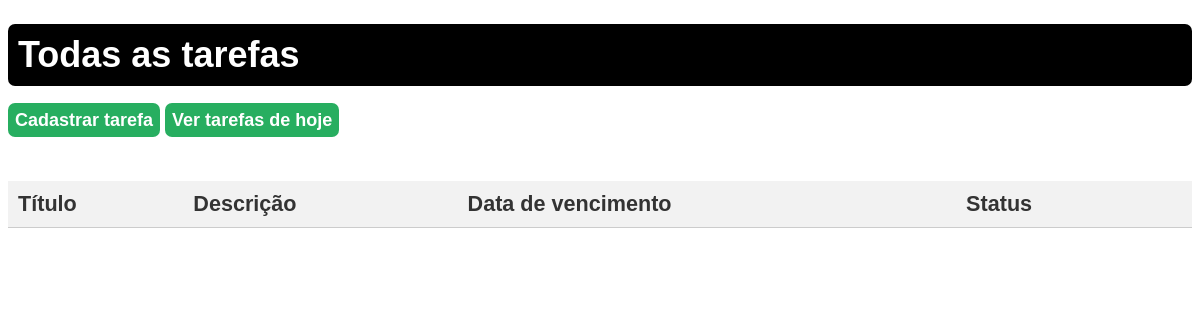
The page /tarefas/ on the database as committed earlier.
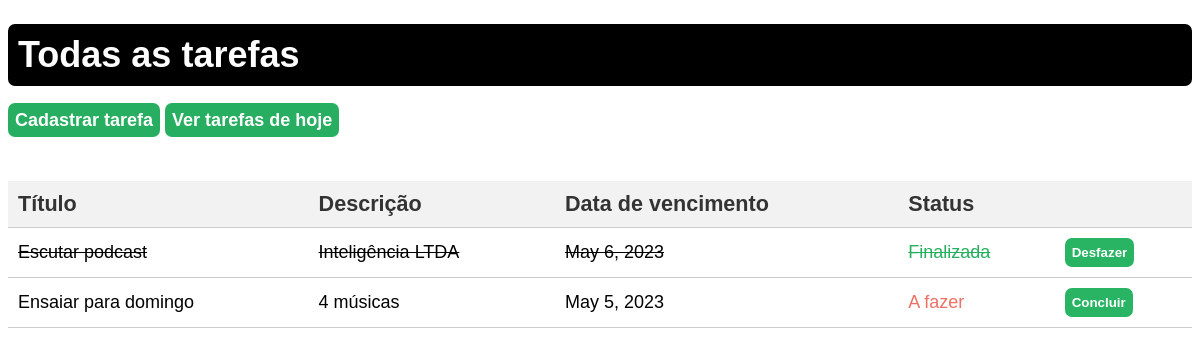
The same page on the database as committed later.
### tasksapp/models.py (models this page shows, shortened)
class TaskModel(models.Model):
    title = models.CharField(max_length=256)
    description = models.TextField(blank=True, null=True)
    due_date = models.DateField(blank=True, null=True)
    completed = models.BooleanField(default=False)

### tasksapp/views.py (the view)
# urls.py: path('tarefas/', views.all_tasks)
def all_tasks(request):
    tasks = TaskModel.objects.all()
    return render(request, 'tasksapp/tasks.html', {'tasks': tasks})

### tasksapp/templates/tasksapp/tasks.html (shortened to what this page needs)
<!DOCTYPE html>
<html>
    <head>
    </head>
    <body>
        <h1>Todas as tarefas</h1>
        <a href="/cadastro">Cadastrar tarefa</a>
        <a href="/">Ver tarefas de hoje</a>
        <table>
            <thead>
                <tr>
                    <th>Título</th>
                    <th>Descrição</th>
                    <th>Data de vencimento</th>
                    <th>Status</th>
                    <th></th>
                </tr>
            </thead>
            <tbody>
                {% for task in tasks %}
                    <tr>
                        {% if task.completed == True %}
                            <td class="done-task">{{ task.title }}</td>
                            <td class="done-task">{{ task.description }}</td>
                            <td class="done-task">{{ task.due_date }}</td>
                            <td class="done-task finished-status">Finalizada</td>
                            <td class="task-to-do undo-button"><button>Desfazer</button></td>
                        {% endif %}
                        {% if task.completed == False %}
                            <td class="task-to-do">{{ task.title }}</td>
                            <td class="task-to-do">{{ task.description }}</td>
                            <td class="task-to-do">{{ task.due_date }}</td>
                            <td class="task-to-do to-do-status">A fazer</td>
                            <td class="task-to-do do-button"><button>Concluir</button></td>
                        {% endif %}
                    </tr>
                {% endfor %}
            </tbody>
        </table>
    </body>
</html>

### tasksapp/templates/tasksapp/tasks.html (style rules this page uses)
body { font-family: Arial; font-size: 18px; }
h1 { background-color: black; color: white; padding: 10px; border-radius: 7px; }
table { width: 100%; border-collapse: collapse; margin-top: 50px; }
thead th { font-size: 1.2em; font-weight: bold; color: #333; background-color: #f2f2f2; padding: 10px; text-align: left; border-bottom: 1px solid #ccc; }
tbody tr { background-color: #fff; border-bottom: 1px solid #ccc; }
td { padding: 10px; }
tbody tr td button { background-color: #28B463; border: none; border-radius: 7px; padding: 7px; color: white; font-weight: bold; cursor: pointer; }
a { text-decoration: none; padding: 7px; background-color: #27AE60; color: white; font-weight: bold; border-radius: 7px; }
.done-task { text-decoration: line-through; }
.finished-status { color: #27AE60; }
.to-do-status { color: #EC7063; }

Rows that differ between the two databases and show on the page:
added TaskModel: title "Escutar podcast", description "Inteligência LTDA", due_date "May 6, 2023"
added TaskModel: title "Ensaiar para domingo", description "4 músicas", due_date "May 5, 2023"
